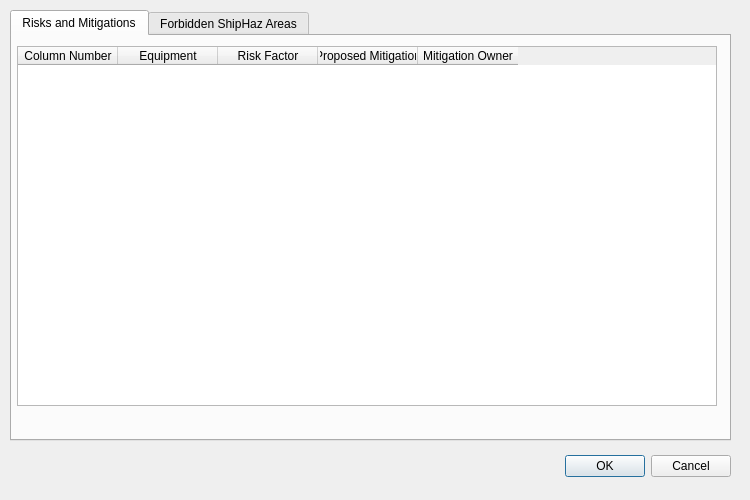
<?xml version="1.0" encoding="UTF-8"?>
<ui version="4.0">
 <class>proposedWTRA</class>
 <widget class="QDialog" name="proposedWTRA">
  <property name="geometry">
   <rect>
    <x>0</x>
    <y>0</y>
    <width>750</width>
    <height>500</height>
   </rect>
  </property>
  <property name="windowTitle">
   <string>Proposed WTRA</string>
  </property>
  <widget class="QDialogButtonBox" name="buttonBox">
   <property name="geometry">
    <rect>
     <x>390</x>
     <y>450</y>
     <width>341</width>
     <height>32</height>
    </rect>
   </property>
   <property name="orientation">
    <enum>Qt::Horizontal</enum>
   </property>
   <property name="standardButtons">
    <set>QDialogButtonBox::Cancel|QDialogButtonBox::Ok</set>
   </property>
  </widget>
  <widget class="QTabWidget" name="tabWidget">
   <property name="geometry">
    <rect>
     <x>10</x>
     <y>10</y>
     <width>721</width>
     <height>431</height>
    </rect>
   </property>
   <property name="currentIndex">
    <number>0</number>
   </property>
   <widget class="QWidget" name="tab">
    <attribute name="title">
     <string>Risks and Mitigations</string>
    </attribute>
    <widget class="QTableWidget" name="wtraLines">
     <property name="geometry">
      <rect>
       <x>5</x>
       <y>10</y>
       <width>700</width>
       <height>360</height>
      </rect>
     </property>
     <column>
      <property name="text">
       <string>Column Number</string>
      </property>
     </column>
     <column>
      <property name="text">
       <string>Equipment</string>
      </property>
     </column>
     <column>
      <property name="text">
       <string>Risk Factor</string>
      </property>
     </column>
     <column>
      <property name="text">
       <string>Proposed Mitigation</string>
      </property>
     </column>
     <column>
      <property name="text">
       <string>Mitigation Owner</string>
      </property>
     </column>
    </widget>
   </widget>
   <widget class="QWidget" name="tab_2">
    <attribute name="title">
     <string>Forbidden ShipHaz Areas</string>
    </attribute>
    <widget class="QWidget" name="verticalLayoutWidget">
     <property name="geometry">
      <rect>
       <x>0</x>
       <y>0</y>
       <width>711</width>
       <height>381</height>
      </rect>
     </property>
     <layout class="QVBoxLayout" name="verticalLayout">
      <item alignment="Qt::AlignHCenter|Qt::AlignVCenter">
       <widget class="QLabel" name="label">
        <property name="text">
         <string>Forbidden ShipHaz Areas</string>
        </property>
       </widget>
      </item>
      <item>
       <widget class="QListWidget" name="forbiddenAreaList"/>
      </item>
     </layout>
    </widget>
   </widget>
  </widget>
 </widget>
 <resources/>
 <connections>
  <connection>
   <sender>buttonBox</sender>
   <signal>accepted()</signal>
   <receiver>proposedWTRA</receiver>
   <slot>accept()</slot>
   <hints>
    <hint type="sourcelabel">
     <x>248</x>
     <y>254</y>
    </hint>
    <hint type="destinationlabel">
     <x>157</x>
     <y>274</y>
    </hint>
   </hints>
  </connection>
  <connection>
   <sender>buttonBox</sender>
   <signal>rejected()</signal>
   <receiver>proposedWTRA</receiver>
   <slot>reject()</slot>
   <hints>
    <hint type="sourcelabel">
     <x>316</x>
     <y>260</y>
    </hint>
    <hint type="destinationlabel">
     <x>286</x>
     <y>274</y>
    </hint>
   </hints>
  </connection>
 </connections>
</ui>
